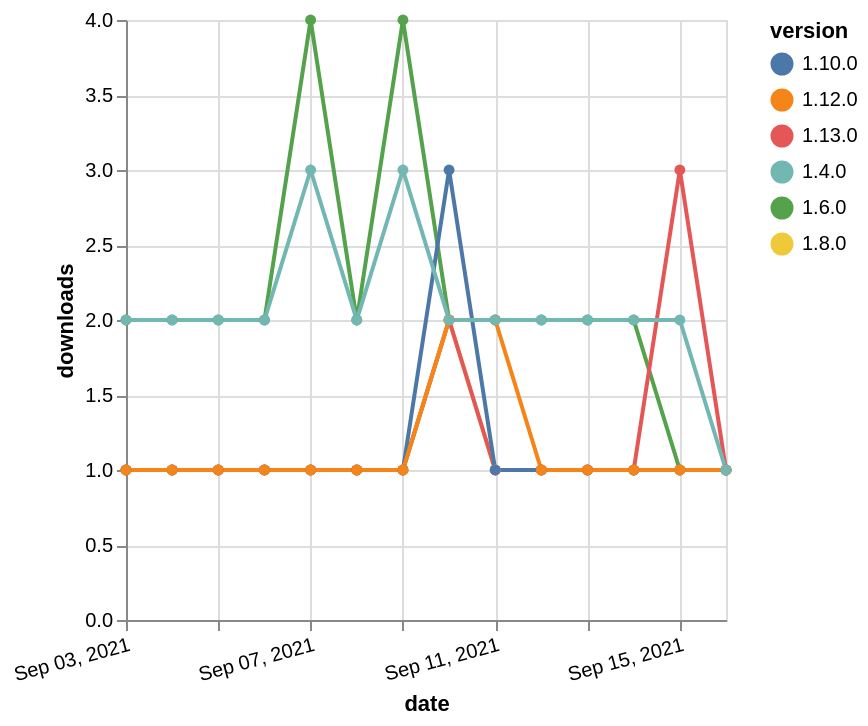

The specification (Vega-Lite) saved for this image:
### Vega-Lite specification from a JSON file in a GitHub repository (floating-point values rounded to 4 significant figures)
{"$schema": "https://vega.github.io/schema/vega-lite/v5.json", "description": "A simple bar chart with embedded data.", "data": {"values": [{"date": "2021-09-03", "total": 2490, "delta": 2, "version": "1.6.0"}, {"date": "2021-09-04", "total": 2492, "delta": 2, "version": "1.6.0"}, {"date": "2021-09-05", "total": 2494, "delta": 2, "version": "1.6.0"}, {"date": "2021-09-06", "total": 2496, "delta": 2, "version": "1.6.0"}, {"date": "2021-09-07", "total": 2500, "delta": 4, "version": "1.6.0"}, {"date": "2021-09-08", "total": 2502, "delta": 2, "version": "1.6.0"}, {"date": "2021-09-09", "total": 2506, "delta": 4, "version": "1.6.0"}, {"date": "2021-09-10", "total": 2508, "delta": 2, "version": "1.6.0"}, {"date": "2021-09-11", "total": 2510, "delta": 2, "version": "1.6.0"}, {"date": "2021-09-12", "total": 2512, "delta": 2, "version": "1.6.0"}, {"date": "2021-09-13", "total": 2514, "delta": 2, "version": "1.6.0"}, {"date": "2021-09-14", "total": 2516, "delta": 2, "version": "1.6.0"}, {"date": "2021-09-15", "total": 2517, "delta": 1, "version": "1.6.0"}, {"date": "2021-09-16", "total": 2518, "delta": 1, "version": "1.6.0"}, {"date": "2021-09-03", "total": 245, "delta": 1, "version": "1.8.0"}, {"date": "2021-09-04", "total": 246, "delta": 1, "version": "1.8.0"}, {"date": "2021-09-05", "total": 247, "delta": 1, "version": "1.8.0"}, {"date": "2021-09-06", "total": 248, "delta": 1, "version": "1.8.0"}, {"date": "2021-09-07", "total": 249, "delta": 1, "version": "1.8.0"}, {"date": "2021-09-08", "total": 250, "delta": 1, "version": "1.8.0"}, {"date": "2021-09-09", "total": 251, "delta": 1, "version": "1.8.0"}, {"date": "2021-09-10", "total": 253, "delta": 2, "version": "1.8.0"}, {"date": "2021-09-11", "total": 254, "delta": 1, "version": "1.8.0"}, {"date": "2021-09-12", "total": 255, "delta": 1, "version": "1.8.0"}, {"date": "2021-09-13", "total": 256, "delta": 1, "version": "1.8.0"}, {"date": "2021-09-14", "total": 257, "delta": 1, "version": "1.8.0"}, {"date": "2021-09-15", "total": 258, "delta": 1, "version": "1.8.0"}, {"date": "2021-09-16", "total": 259, "delta": 1, "version": "1.8.0"}, {"date": "2021-09-03", "total": 168, "delta": 1, "version": "1.13.0"}, {"date": "2021-09-04", "total": 169, "delta": 1, "version": "1.13.0"}, {"date": "2021-09-05", "total": 170, "delta": 1, "version": "1.13.0"}, {"date": "2021-09-06", "total": 171, "delta": 1, "version": "1.13.0"}, {"date": "2021-09-07", "total": 172, "delta": 1, "version": "1.13.0"}, {"date": "2021-09-08", "total": 173, "delta": 1, "version": "1.13.0"}, {"date": "2021-09-09", "total": 174, "delta": 1, "version": "1.13.0"}, {"date": "2021-09-10", "total": 176, "delta": 2, "version": "1.13.0"}, {"date": "2021-09-11", "total": 177, "delta": 1, "version": "1.13.0"}, {"date": "2021-09-12", "total": 178, "delta": 1, "version": "1.13.0"}, {"date": "2021-09-13", "total": 179, "delta": 1, "version": "1.13.0"}, {"date": "2021-09-14", "total": 180, "delta": 1, "version": "1.13.0"}, {"date": "2021-09-15", "total": 183, "delta": 3, "version": "1.13.0"}, {"date": "2021-09-16", "total": 184, "delta": 1, "version": "1.13.0"}, {"date": "2021-09-03", "total": 344, "delta": 1, "version": "1.10.0"}, {"date": "2021-09-04", "total": 345, "delta": 1, "version": "1.10.0"}, {"date": "2021-09-05", "total": 346, "delta": 1, "version": "1.10.0"}, {"date": "2021-09-06", "total": 347, "delta": 1, "version": "1.10.0"}, {"date": "2021-09-07", "total": 348, "delta": 1, "version": "1.10.0"}, {"date": "2021-09-08", "total": 349, "delta": 1, "version": "1.10.0"}, {"date": "2021-09-09", "total": 350, "delta": 1, "version": "1.10.0"}, {"date": "2021-09-10", "total": 353, "delta": 3, "version": "1.10.0"}, {"date": "2021-09-11", "total": 354, "delta": 1, "version": "1.10.0"}, {"date": "2021-09-12", "total": 355, "delta": 1, "version": "1.10.0"}, {"date": "2021-09-13", "total": 356, "delta": 1, "version": "1.10.0"}, {"date": "2021-09-14", "total": 357, "delta": 1, "version": "1.10.0"}, {"date": "2021-09-15", "total": 358, "delta": 1, "version": "1.10.0"}, {"date": "2021-09-16", "total": 359, "delta": 1, "version": "1.10.0"}, {"date": "2021-09-03", "total": 186, "delta": 1, "version": "1.12.0"}, {"date": "2021-09-04", "total": 187, "delta": 1, "version": "1.12.0"}, {"date": "2021-09-05", "total": 188, "delta": 1, "version": "1.12.0"}, {"date": "2021-09-06", "total": 189, "delta": 1, "version": "1.12.0"}, {"date": "2021-09-07", "total": 190, "delta": 1, "version": "1.12.0"}, {"date": "2021-09-08", "total": 191, "delta": 1, "version": "1.12.0"}, {"date": "2021-09-09", "total": 192, "delta": 1, "version": "1.12.0"}, {"date": "2021-09-10", "total": 194, "delta": 2, "version": "1.12.0"}, {"date": "2021-09-11", "total": 196, "delta": 2, "version": "1.12.0"}, {"date": "2021-09-12", "total": 197, "delta": 1, "version": "1.12.0"}, {"date": "2021-09-13", "total": 198, "delta": 1, "version": "1.12.0"}, {"date": "2021-09-14", "total": 199, "delta": 1, "version": "1.12.0"}, {"date": "2021-09-15", "total": 200, "delta": 1, "version": "1.12.0"}, {"date": "2021-09-16", "total": 201, "delta": 1, "version": "1.12.0"}, {"date": "2021-09-03", "total": 2344, "delta": 2, "version": "1.4.0"}, {"date": "2021-09-04", "total": 2346, "delta": 2, "version": "1.4.0"}, {"date": "2021-09-05", "total": 2348, "delta": 2, "version": "1.4.0"}, {"date": "2021-09-06", "total": 2350, "delta": 2, "version": "1.4.0"}, {"date": "2021-09-07", "total": 2353, "delta": 3, "version": "1.4.0"}, {"date": "2021-09-08", "total": 2355, "delta": 2, "version": "1.4.0"}, {"date": "2021-09-09", "total": 2358, "delta": 3, "version": "1.4.0"}, {"date": "2021-09-10", "total": 2360, "delta": 2, "version": "1.4.0"}, {"date": "2021-09-11", "total": 2362, "delta": 2, "version": "1.4.0"}, {"date": "2021-09-12", "total": 2364, "delta": 2, "version": "1.4.0"}, {"date": "2021-09-13", "total": 2366, "delta": 2, "version": "1.4.0"}, {"date": "2021-09-14", "total": 2368, "delta": 2, "version": "1.4.0"}, {"date": "2021-09-15", "total": 2370, "delta": 2, "version": "1.4.0"}, {"date": "2021-09-16", "total": 2371, "delta": 1, "version": "1.4.0"}]}, "width": "container", "mark": {"type": "line", "point": {"filled": true}}, "encoding": {"x": {"field": "date", "type": "temporal", "timeUnit": "yearmonthdate", "title": "date", "axis": {"labelAngle": -15}}, "y": {"field": "delta", "type": "quantitative", "title": "downloads"}, "color": {"field": "version", "type": "nominal"}, "tooltip": {"field": "delta"}}}
